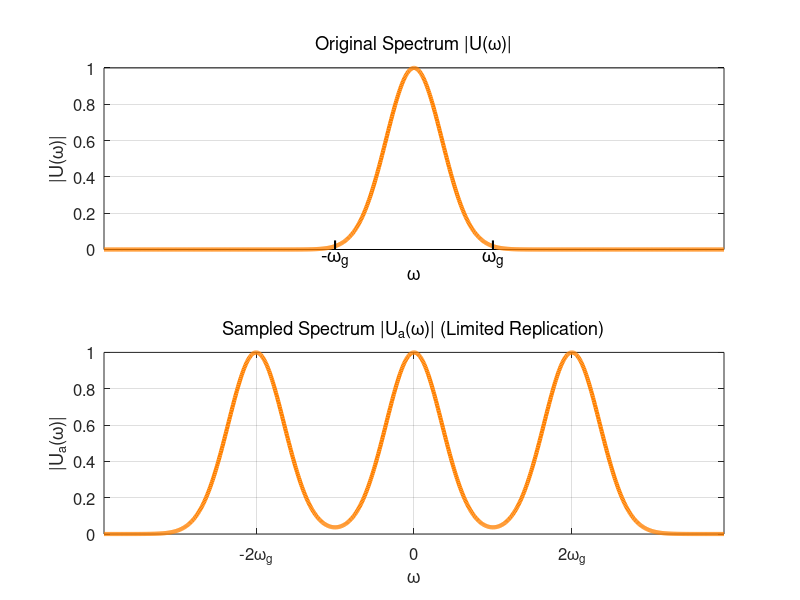

The MATLAB script that drew this image:
clc; clear; close all;

% Definiere Frequenzachse mit begrenzter Breite
w = linspace(-2.5*pi, 2.5*pi, 1000); % Frequenzbereich

% Originales Spektrum U(w) - Gauß-Funktion
U_w = exp(-w.^2);

% Abtastperiode Ta und Abtastfrequenz wa
Ta = pi/2;
wa = 2*pi/Ta; % Abtastfrequenz

% Neue Frequenzbezeichnungen: omega_g
omega_g = wa / 2; % Setze omega_g relativ zu wa

% Periodisches Spektrum mit begrenzten Wiederholungen (-1, 0, +1)
n = -1:1; 
U_a_w = zeros(size(w));

for k = n
    U_a_w = U_a_w + exp(-(w - k*2*omega_g).^2); % Verschobene Kopien des Spektrums
end

% Erstelle Figur mit kompakter Höhe
figure;
set(gcf, 'Position', [100, 100, 700, 500]); % Höhe angepasst für zwei Subplots

% --- Plotte das Originalspektrum mit kurzen vertikalen Linien an ±ω_g ---
subplot(2,1,1);
plot(w, U_w, 'Color', [1, 0.5, 0], 'LineWidth', 3); hold on; % Orange Linie
xlabel('\omega', 'FontSize', 14);
ylabel('|U(\omega)|', 'FontSize', 14);
title('Original Spectrum |U(\omega)|', 'FontSize', 12, 'FontWeight', 'normal');
grid on;
xlim([-2.5*pi 2.5*pi]); % Begrenzter Bereich
set(gca, 'FontSize', 12, 'XTick', [], 'XColor', 'k'); % Entfernt Zahlen auf der x-Achse

% **Kurze vertikale Striche bei ±omega_g für die Markierung**
plot([omega_g, omega_g], [0, 0.05], 'k', 'LineWidth', 1.5);
plot([-omega_g, -omega_g], [0, 0.05], 'k', 'LineWidth', 1.5);

% **Markierung für ω_g direkt unterhalb der Achse**
text(omega_g, -0.05, '\omega_g', 'FontSize', 14, 'HorizontalAlignment', 'center');
text(-omega_g, -0.05, '-\omega_g', 'FontSize', 14, 'HorizontalAlignment', 'center');

hold off;

% --- Plotte das periodische Spektrum nach der Abtastung ---
subplot(2,1,2);
plot(w, U_a_w, 'Color', [1, 0.5, 0], 'LineWidth', 3); hold on; % Orange Linie
xlabel('\omega', 'FontSize', 14);
ylabel('|U_a(\omega)|', 'FontSize', 14);
title('Sampled Spectrum |U_a(\omega)| (Limited Replication)', 'FontSize', 12, 'FontWeight', 'normal');
grid on;
xlim([-2.5*pi 2.5*pi]); % Begrenzter Bereich
set(gca, 'FontSize', 12); % Schriftgröße für Achsen

% Markiere die Wiederholungsfrequenzen als ±2ω_g
xticks([-2*omega_g, 0, 2*omega_g]);
xticklabels({'-2\omega_g', '0', '2\omega_g'});

hold off;
